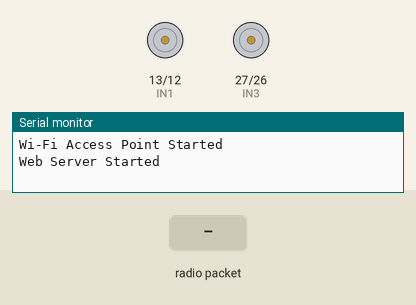
A sketch run on a simulated ESP32. Parts: motor-driver pin pairs drawn as motors (green arrow = first pin HIGH = forward, orange = second pin HIGH = backward, longer = more drive, scaled by the enable pin), the last lines printed to the serial monitor. The test bench sets the inputs (shaded band). No radio packets arrive unless stated.

Above: at 1.2 s.
1.3 s: radio packet "FORWARD" arrives
At 2.2 s:
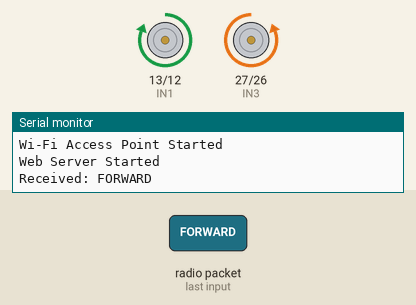
2.8 s: radio packet "BACKWARD" arrives
At 3.4 s:
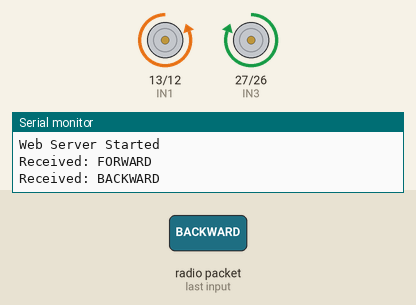
4.3 s: radio packet "LEFT" arrives
At 5.5 s:
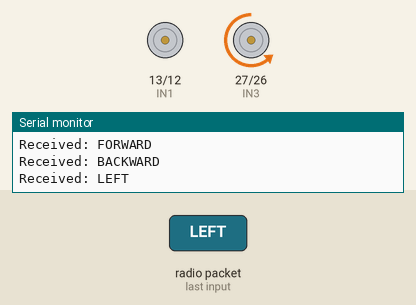
5.8 s: radio packet "RIGHT" arrives
At 6.9 s:
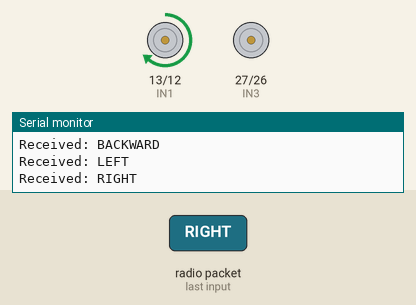
8.8 s: radio packet "FORWARD" arrives
At 9.2 s:
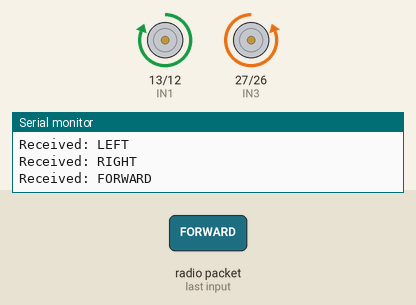
Timing chart, 0 to 15.3 s (numbered marks = the images above; inputs shaded):
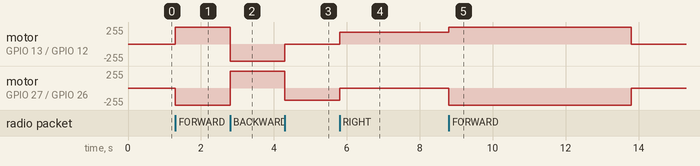

Measured:
- after the input at 1.3 s, motor on GPIO 13 (IN1) / GPIO 12 (IN2): stopped → forward 255/255 at once; motor on GPIO 27 (IN3) / GPIO 26 (IN4): stopped → backward 255/255 at once
- after the input at 2.8 s, motor on GPIO 13 (IN1) / GPIO 12 (IN2): forward 255/255 → backward 255/255 at once; motor on GPIO 27 (IN3) / GPIO 26 (IN4): backward 255/255 → forward 255/255 at once
- after the input at 4.3 s, motor on GPIO 13 (IN1) / GPIO 12 (IN2): backward 255/255 → stopped at once; motor on GPIO 27 (IN3) / GPIO 26 (IN4): forward 255/255 → backward 180/255 at once
- after the input at 5.8 s, motor on GPIO 13 (IN1) / GPIO 12 (IN2): stopped → forward 180/255 at once; motor on GPIO 27 (IN3) / GPIO 26 (IN4): backward 180/255 → stopped at once
- after the input at 8.8 s, motor on GPIO 13 (IN1) / GPIO 12 (IN2): forward 180/255 → forward 255/255 at once, → stopped 5.0 s later; motor on GPIO 27 (IN3) / GPIO 26 (IN4): stopped → backward 255/255 at once, → stopped 5.0 s later

The sketch:

main_car.ino
```cpp
//PLATOON 1 PERFECT CODE
#include <WiFi.h>
#include <WebServer.h>
#include <RF24.h>

// NRF24L01 Pins
#define CE_PIN   5
#define CSN_PIN  4
RF24 radio(CE_PIN, CSN_PIN);

// Ultrasonic Sensor Pins
#define TRIGGER_PIN 2
#define ECHO_PIN 15

// Motor Control Pins
#define IN1 13
#define IN2 12
#define EN1 14
#define IN3 27
#define IN4 26
#define EN2 25

// Wi-Fi credentials for Access Point
const char* ssid = "Platoon_Car_main";
const char* password = "12345678";

// WebServer setup
WebServer server(80);

// Radio addresses
byte addresses[][6] = {"1Node", "2Node", "3Node"};

// Movement variables
String currentDirection = "STOP";
unsigned long lastCommandTime = 0;
const unsigned long timeout = 5000; // 5 seconds timeout

// Role flag
enum Role { HEADER, SLAVE1, SLAVE2 };
Role currentRole = HEADER;

void setup() {
  Serial.begin(115200);

  // Motor setup
  pinMode(IN1, OUTPUT); pinMode(IN2, OUTPUT); pinMode(EN1, OUTPUT);
  pinMode(IN3, OUTPUT); pinMode(IN4, OUTPUT); pinMode(EN2, OUTPUT);
  stopCar();

  // Ultrasonic setup
  pinMode(TRIGGER_PIN, OUTPUT);
  pinMode(ECHO_PIN, INPUT);

  // Wi-Fi AP setup
  WiFi.softAP(ssid, password);
  Serial.println("Wi-Fi Access Point Started");

  // NRF24L01 setup
  radio.begin();
  radio.setPALevel(RF24_PA_HIGH);
  updateRadioPipes();
  radio.startListening();

  // WebServer Setup
  server.on("/", handleRoot);
  server.on("/control", HTTP_POST, handleControl);
  server.on("/switch", HTTP_GET, handleRoleSwitch);
  server.begin();
  Serial.println("Web Server Started");
}

void loop() {
  server.handleClient();
  receiveCommand();
  handleMovement();

  if (millis() - lastCommandTime > timeout) {
    stopCar();
    currentDirection = "STOP";
  }
}

long getDistance() {
  digitalWrite(TRIGGER_PIN, LOW);
  delayMicroseconds(2);
  digitalWrite(TRIGGER_PIN, HIGH);
  delayMicroseconds(10);
  digitalWrite(TRIGGER_PIN, LOW);
  return pulseIn(ECHO_PIN, HIGH) * 0.034 / 2;
}

void handleMovement() {
  if (currentDirection == "FORWARD") {
    moveForward();
  } else if (currentDirection == "BACKWARD") {
    moveBackward();
  } else if (currentDirection == "LEFT") {
     turnLeft();
  } else if (currentDirection == "RIGHT") {
     turnRight();
  } else {
    stopCar();
  }
}

void moveForward() {
  digitalWrite(IN1, HIGH); digitalWrite(IN2, LOW);
  digitalWrite(IN3, LOW); digitalWrite(IN4, HIGH);
  analogWrite(EN1, 255); analogWrite(EN2, 255);
}

void moveBackward() {
  digitalWrite(IN1, LOW); digitalWrite(IN2, HIGH);
  digitalWrite(IN3, HIGH); digitalWrite(IN4, LOW);
  analogWrite(EN1, 255); analogWrite(EN2, 255);
}

void turnLeft() {
  digitalWrite(IN1, LOW); digitalWrite(IN2, LOW);
  digitalWrite(IN3, LOW); digitalWrite(IN4, HIGH);
  analogWrite(EN1, 0); analogWrite(EN2, 180);
}

void turnRight() {
  digitalWrite(IN3, LOW); digitalWrite(IN4, LOW);
  digitalWrite(IN1, HIGH); digitalWrite(IN2, LOW);
  analogWrite(EN1, 180); analogWrite(EN2, 0);
}

void stopCar() {
  digitalWrite(IN1, LOW); digitalWrite(IN2, LOW);
  digitalWrite(IN3, LOW); digitalWrite(IN4, LOW);
  analogWrite(EN1, 0); analogWrite(EN2, 0);
}

void sendRadioMessage(String message) {
  radio.stopListening();
  radio.write(message.c_str(), message.length() + 1);
  radio.startListening();
}

void receiveCommand() {
  if (radio.available()) {
    char command[32] = {0};
    radio.read(&command, sizeof(command));
    currentDirection = String(command);
    lastCommandTime = millis();
    Serial.println("Received: " + currentDirection);
  }
}

void handleRoot() {
  String html = R"rawliteral(
  <!DOCTYPE html>
  <html>
  <head>
    <meta name="viewport" content="width=device-width, initial-scale=1, maximum-scale=1, user-scalable=no">
    <style>
      .header { font-size: 24px; font-weight: bold; text-align: center; margin-top: 10px; margin-bottom: 20px; }
      .arrows { font-size: 40px; color: red; }
      td.button { background-color: black; border-radius: 25%; box-shadow: 5px 5px #888888; }
      td.button:active { transform: translate(5px, 5px); box-shadow: none; }
      .noselect { user-select: none; }
    </style>
  </head>
  <body class="noselect" align="center" style="background-color: white">
    <div class="header">PLATOON SYSTEM</div>
    <table style="width:400px; margin:auto; table-layout:fixed" cellspacing="10">
      <tr><td></td><td class="button" ontouchstart="sendInput('MoveCar','FORWARD')" ontouchend="sendInput('MoveCar','STOP')"><span class="arrows">&#8679;</span></td><td></td></tr>
      <tr><td class="button" ontouchstart="sendInput('MoveCar','LEFT')" ontouchend="sendInput('MoveCar','STOP')"><span class="arrows">&#8678;</span></td><td class="button"></td><td class="button" ontouchstart="sendInput('MoveCar','RIGHT')" ontouchend="sendInput('MoveCar','STOP')"><span class="arrows">&#8680;</span></td></tr>
      <tr><td></td><td class="button" ontouchstart="sendInput('MoveCar','BACKWARD')" ontouchend="sendInput('MoveCar','STOP')"><span class="arrows">&#8681;</span></td><td></td></tr>
    </table>
    <br><br>
    <button onclick="window.location.href='/switch'">Switch Role</button>
    <script>
      function sendInput(key, value) {
        fetch('/control', { method: 'POST', headers: { 'Content-Type': 'application/x-www-form-urlencoded' }, body: 'MoveCar=' + value });
      }
    </script>
  </body>
  </html>
  )rawliteral";
  server.send(200, "text/html", html);
}

void handleControl() {
  if (server.hasArg("MoveCar")) {
    String direction = server.arg("MoveCar");
    currentDirection = direction;
    sendRadioMessage(direction);
    lastCommandTime = millis();
  }
  server.send(200, "text/plain", "OK");
}

void handleRoleSwitch() {
  currentRole = (Role)((currentRole + 1) % 3);
  updateRadioPipes();
  radio.startListening();
  Serial.println(currentRole == HEADER ? "Switched to Header" : currentRole == SLAVE1 ? "Switched to Slave 1" : "Switched to Slave 2");
  server.send(200, "text/plain", currentRole == HEADER ? "Now in Header Role" : currentRole == SLAVE1 ? "Now in Slave 1 Role" : "Now in Slave 2 Role");
}

void updateRadioPipes() {
  switch (currentRole) {
    case HEADER:
      radio.openWritingPipe(addresses[1]);
      radio.openReadingPipe(1, addresses[0]);
      radio.openReadingPipe(2, addresses[2]);
      break;
    case SLAVE1:
      radio.openWritingPipe(addresses[0]);
      radio.openReadingPipe(1, addresses[1]);
      radio.openReadingPipe(2, addresses[2]);
      break;
    case SLAVE2:
      radio.openWritingPipe(addresses[0]);
      radio.openReadingPipe(1, addresses[1]);
      radio.openReadingPipe(2, addresses[2]);
      break;
  }
}
```
